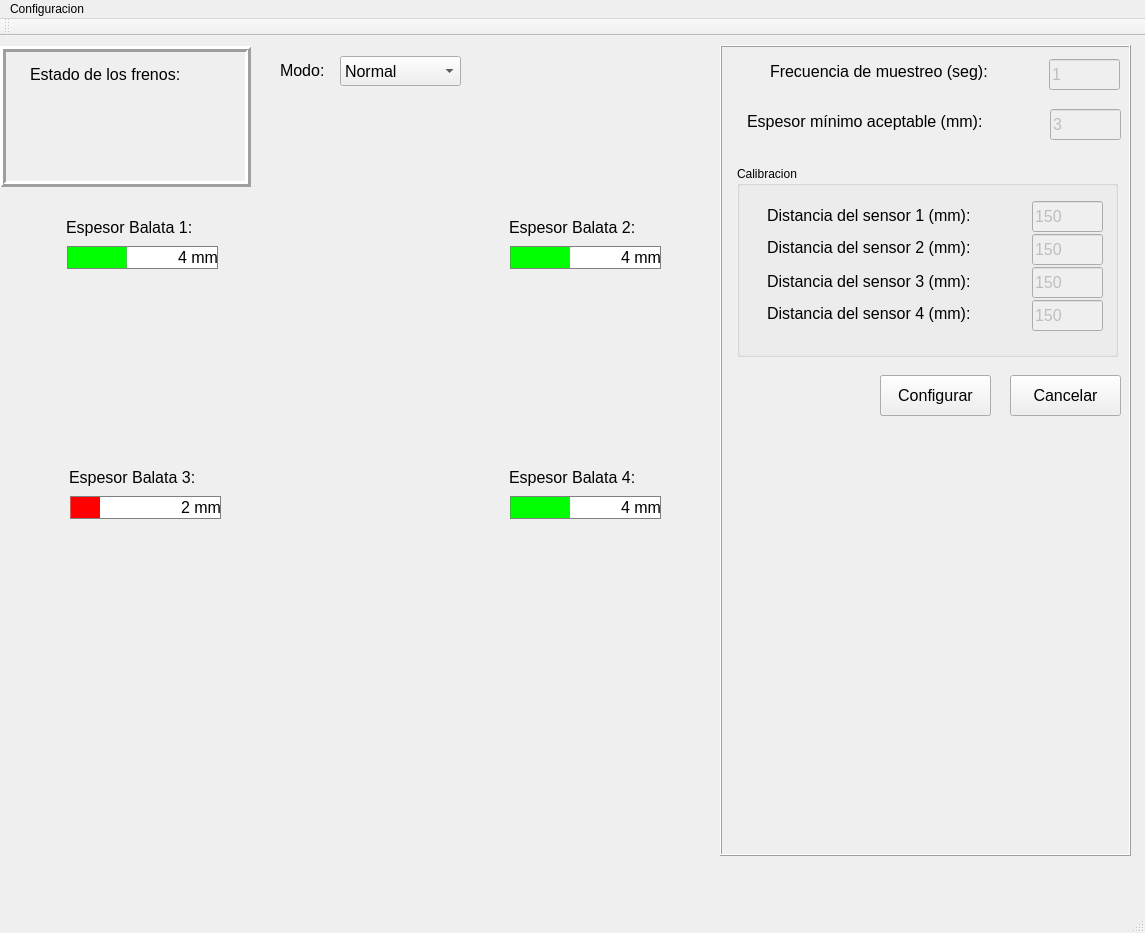
<?xml version="1.0" encoding="UTF-8"?>
<ui version="4.0">
 <class>MainWindow</class>
 <widget class="QMainWindow" name="MainWindow">
  <property name="geometry">
   <rect>
    <x>0</x>
    <y>0</y>
    <width>1145</width>
    <height>933</height>
   </rect>
  </property>
  <property name="windowTitle">
   <string>Monitoreo de frenos</string>
  </property>
  <property name="windowIcon">
   <iconset>
    <normaloff>../../Auto.png</normaloff>../../Auto.png</iconset>
  </property>
  <widget class="QWidget" name="centralWidget">
   <widget class="QLabel" name="img_Car">
    <property name="geometry">
     <rect>
      <x>230</x>
      <y>70</y>
      <width>261</width>
      <height>511</height>
     </rect>
    </property>
    <property name="text">
     <string/>
    </property>
    <property name="pixmap">
     <pixmap>../../Auto.png</pixmap>
    </property>
   </widget>
   <widget class="QLabel" name="lbl_Mode">
    <property name="geometry">
     <rect>
      <x>280</x>
      <y>22</y>
      <width>55</width>
      <height>24</height>
     </rect>
    </property>
    <property name="font">
     <font>
      <pointsize>12</pointsize>
     </font>
    </property>
    <property name="text">
     <string>Modo:</string>
    </property>
   </widget>
   <widget class="QLabel" name="lbl_BrakePad1">
    <property name="geometry">
     <rect>
      <x>66</x>
      <y>176</y>
      <width>161</width>
      <height>31</height>
     </rect>
    </property>
    <property name="font">
     <font>
      <pointsize>12</pointsize>
     </font>
    </property>
    <property name="toolTip">
     <string>&lt;html&gt;&lt;head/&gt;&lt;body&gt;&lt;p&gt;&lt;span style=&quot; font-size:10pt;&quot;&gt;Balata es la parte de los frenos que hace fricción para lograr el frenado del automovil&lt;/span&gt;&lt;/p&gt;&lt;/body&gt;&lt;/html&gt;</string>
    </property>
    <property name="text">
     <string>Espesor Balata 1:</string>
    </property>
   </widget>
   <widget class="QProgressBar" name="bar_BrakePad1">
    <property name="geometry">
     <rect>
      <x>67</x>
      <y>210</y>
      <width>151</width>
      <height>23</height>
     </rect>
    </property>
    <property name="font">
     <font>
      <pointsize>12</pointsize>
     </font>
    </property>
    <property name="styleSheet">
     <string notr="true">QProgressBar:horizontal {
border: 1px solid gray;
text-align: right;
margin-right: 21ex;
}
QProgressBar::chunk:horizontal {
background: #00FF00
}</string>
    </property>
    <property name="maximum">
     <number>10</number>
    </property>
    <property name="value">
     <number>4</number>
    </property>
    <property name="format">
     <string>%v mm</string>
    </property>
   </widget>
   <widget class="QLabel" name="lbl_BrakePad1_2">
    <property name="geometry">
     <rect>
      <x>509</x>
      <y>176</y>
      <width>161</width>
      <height>31</height>
     </rect>
    </property>
    <property name="font">
     <font>
      <pointsize>12</pointsize>
     </font>
    </property>
    <property name="toolTip">
     <string>&lt;html&gt;&lt;head/&gt;&lt;body&gt;&lt;p&gt;&lt;span style=&quot; font-size:10pt;&quot;&gt;Balata es la parte de los frenos que hace fricción para lograr el frenado del automovil&lt;/span&gt;&lt;/p&gt;&lt;/body&gt;&lt;/html&gt;</string>
    </property>
    <property name="text">
     <string>Espesor Balata 2:</string>
    </property>
   </widget>
   <widget class="QProgressBar" name="bar_BrakePad2">
    <property name="geometry">
     <rect>
      <x>510</x>
      <y>210</y>
      <width>151</width>
      <height>23</height>
     </rect>
    </property>
    <property name="font">
     <font>
      <pointsize>12</pointsize>
     </font>
    </property>
    <property name="styleSheet">
     <string notr="true">QProgressBar:horizontal {
border: 1px solid gray;
text-align: right;
margin-right: 21ex;
}
QProgressBar::chunk:horizontal {
background: #00FF00
}</string>
    </property>
    <property name="maximum">
     <number>10</number>
    </property>
    <property name="value">
     <number>4</number>
    </property>
    <property name="format">
     <string>%v mm</string>
    </property>
   </widget>
   <widget class="QLabel" name="lbl_BrakePad1_4">
    <property name="geometry">
     <rect>
      <x>69</x>
      <y>426</y>
      <width>161</width>
      <height>31</height>
     </rect>
    </property>
    <property name="font">
     <font>
      <pointsize>12</pointsize>
     </font>
    </property>
    <property name="toolTip">
     <string>&lt;html&gt;&lt;head/&gt;&lt;body&gt;&lt;p&gt;&lt;span style=&quot; font-size:10pt;&quot;&gt;Balata es la parte de los frenos que hace fricción para lograr el frenado del automovil&lt;/span&gt;&lt;/p&gt;&lt;/body&gt;&lt;/html&gt;</string>
    </property>
    <property name="text">
     <string>Espesor Balata 3:</string>
    </property>
   </widget>
   <widget class="QProgressBar" name="bar_BrakePad3">
    <property name="geometry">
     <rect>
      <x>70</x>
      <y>460</y>
      <width>151</width>
      <height>23</height>
     </rect>
    </property>
    <property name="font">
     <font>
      <pointsize>12</pointsize>
     </font>
    </property>
    <property name="styleSheet">
     <string notr="true">QProgressBar:horizontal {
border: 1px solid gray;
text-align: right;
margin-right: 21ex;
}
QProgressBar::chunk:horizontal {
background: #FF0000
}</string>
    </property>
    <property name="maximum">
     <number>10</number>
    </property>
    <property name="value">
     <number>2</number>
    </property>
    <property name="alignment">
     <set>Qt::AlignBottom|Qt::AlignLeading|Qt::AlignLeft</set>
    </property>
    <property name="textVisible">
     <bool>true</bool>
    </property>
    <property name="textDirection">
     <enum>QProgressBar::TopToBottom</enum>
    </property>
    <property name="format">
     <string>%v mm</string>
    </property>
   </widget>
   <widget class="QLabel" name="lbl_BrakePad1_3">
    <property name="geometry">
     <rect>
      <x>509</x>
      <y>426</y>
      <width>161</width>
      <height>31</height>
     </rect>
    </property>
    <property name="font">
     <font>
      <pointsize>12</pointsize>
     </font>
    </property>
    <property name="toolTip">
     <string>&lt;html&gt;&lt;head/&gt;&lt;body&gt;&lt;p&gt;&lt;span style=&quot; font-size:10pt;&quot;&gt;Balata es la parte de los frenos que hace fricción para lograr el frenado del automovil&lt;/span&gt;&lt;/p&gt;&lt;/body&gt;&lt;/html&gt;</string>
    </property>
    <property name="text">
     <string>Espesor Balata 4:</string>
    </property>
   </widget>
   <widget class="QProgressBar" name="bar_BrakePad4">
    <property name="geometry">
     <rect>
      <x>510</x>
      <y>460</y>
      <width>151</width>
      <height>23</height>
     </rect>
    </property>
    <property name="font">
     <font>
      <pointsize>12</pointsize>
     </font>
    </property>
    <property name="styleSheet">
     <string notr="true">QProgressBar:horizontal {
border: 1px solid gray;
text-align: right;
margin-right: 21ex;
}
QProgressBar::chunk:horizontal {
background: #00FF00
}</string>
    </property>
    <property name="maximum">
     <number>10</number>
    </property>
    <property name="value">
     <number>4</number>
    </property>
    <property name="format">
     <string>%v mm</string>
    </property>
   </widget>
   <widget class="QLabel" name="lbl_SampleRate">
    <property name="geometry">
     <rect>
      <x>770</x>
      <y>20</y>
      <width>281</width>
      <height>31</height>
     </rect>
    </property>
    <property name="font">
     <font>
      <pointsize>12</pointsize>
     </font>
    </property>
    <property name="text">
     <string>Frecuencia de muestreo (seg):</string>
    </property>
   </widget>
   <widget class="QLabel" name="lbl_MinThickness">
    <property name="geometry">
     <rect>
      <x>747</x>
      <y>70</y>
      <width>301</width>
      <height>31</height>
     </rect>
    </property>
    <property name="font">
     <font>
      <pointsize>12</pointsize>
     </font>
    </property>
    <property name="text">
     <string>Espesor mínimo aceptable (mm):</string>
    </property>
   </widget>
   <widget class="QLabel" name="lbl_Distance1">
    <property name="geometry">
     <rect>
      <x>767</x>
      <y>170</y>
      <width>259</width>
      <height>19</height>
     </rect>
    </property>
    <property name="font">
     <font>
      <pointsize>12</pointsize>
     </font>
    </property>
    <property name="text">
     <string>Distancia del sensor 1 (mm):</string>
    </property>
   </widget>
   <widget class="QLabel" name="lbl_Distance2">
    <property name="geometry">
     <rect>
      <x>767</x>
      <y>202</y>
      <width>259</width>
      <height>19</height>
     </rect>
    </property>
    <property name="font">
     <font>
      <pointsize>12</pointsize>
     </font>
    </property>
    <property name="text">
     <string>Distancia del sensor 2 (mm):</string>
    </property>
   </widget>
   <widget class="QLabel" name="lbl_Distance3">
    <property name="geometry">
     <rect>
      <x>767</x>
      <y>236</y>
      <width>259</width>
      <height>19</height>
     </rect>
    </property>
    <property name="font">
     <font>
      <pointsize>12</pointsize>
     </font>
    </property>
    <property name="text">
     <string>Distancia del sensor 3 (mm):</string>
    </property>
   </widget>
   <widget class="QLabel" name="lbl_Distance4">
    <property name="geometry">
     <rect>
      <x>767</x>
      <y>268</y>
      <width>259</width>
      <height>19</height>
     </rect>
    </property>
    <property name="font">
     <font>
      <pointsize>12</pointsize>
     </font>
    </property>
    <property name="text">
     <string>Distancia del sensor 4 (mm):</string>
    </property>
   </widget>
   <widget class="QGroupBox" name="groupBox">
    <property name="geometry">
     <rect>
      <x>737</x>
      <y>130</y>
      <width>381</width>
      <height>191</height>
     </rect>
    </property>
    <property name="title">
     <string>Calibracion</string>
    </property>
    <widget class="QLineEdit" name="tb_Distance1">
     <property name="enabled">
      <bool>false</bool>
     </property>
     <property name="geometry">
      <rect>
       <x>295</x>
       <y>35</y>
       <width>71</width>
       <height>31</height>
      </rect>
     </property>
     <property name="font">
      <font>
       <pointsize>12</pointsize>
      </font>
     </property>
     <property name="text">
      <string>150</string>
     </property>
    </widget>
    <widget class="QLineEdit" name="tb_Distance2">
     <property name="enabled">
      <bool>false</bool>
     </property>
     <property name="geometry">
      <rect>
       <x>295</x>
       <y>68</y>
       <width>71</width>
       <height>31</height>
      </rect>
     </property>
     <property name="font">
      <font>
       <pointsize>12</pointsize>
      </font>
     </property>
     <property name="text">
      <string>150</string>
     </property>
    </widget>
    <widget class="QLineEdit" name="tb_Distance3">
     <property name="enabled">
      <bool>false</bool>
     </property>
     <property name="geometry">
      <rect>
       <x>295</x>
       <y>101</y>
       <width>71</width>
       <height>31</height>
      </rect>
     </property>
     <property name="font">
      <font>
       <pointsize>12</pointsize>
      </font>
     </property>
     <property name="text">
      <string>150</string>
     </property>
    </widget>
    <widget class="QLineEdit" name="tb_Distance4">
     <property name="enabled">
      <bool>false</bool>
     </property>
     <property name="geometry">
      <rect>
       <x>295</x>
       <y>134</y>
       <width>71</width>
       <height>31</height>
      </rect>
     </property>
     <property name="font">
      <font>
       <pointsize>12</pointsize>
      </font>
     </property>
     <property name="text">
      <string>150</string>
     </property>
    </widget>
   </widget>
   <widget class="QFrame" name="Calibracion">
    <property name="geometry">
     <rect>
      <x>720</x>
      <y>9</y>
      <width>411</width>
      <height>811</height>
     </rect>
    </property>
    <property name="frameShape">
     <enum>QFrame::Box</enum>
    </property>
    <property name="frameShadow">
     <enum>QFrame::Raised</enum>
    </property>
    <widget class="QLineEdit" name="tb_SampleRate">
     <property name="enabled">
      <bool>false</bool>
     </property>
     <property name="geometry">
      <rect>
       <x>329</x>
       <y>14</y>
       <width>71</width>
       <height>31</height>
      </rect>
     </property>
     <property name="font">
      <font>
       <pointsize>12</pointsize>
      </font>
     </property>
     <property name="text">
      <string>1</string>
     </property>
    </widget>
    <widget class="QLineEdit" name="tb_MinThickness">
     <property name="enabled">
      <bool>false</bool>
     </property>
     <property name="geometry">
      <rect>
       <x>330</x>
       <y>64</y>
       <width>71</width>
       <height>31</height>
      </rect>
     </property>
     <property name="font">
      <font>
       <pointsize>12</pointsize>
      </font>
     </property>
     <property name="text">
      <string>3</string>
     </property>
    </widget>
    <widget class="QPushButton" name="btn_Config">
     <property name="geometry">
      <rect>
       <x>160</x>
       <y>330</y>
       <width>111</width>
       <height>41</height>
      </rect>
     </property>
     <property name="font">
      <font>
       <pointsize>12</pointsize>
      </font>
     </property>
     <property name="text">
      <string>Configurar</string>
     </property>
    </widget>
    <widget class="QPushButton" name="btn_SetConfig">
     <property name="enabled">
      <bool>true</bool>
     </property>
     <property name="geometry">
      <rect>
       <x>160</x>
       <y>330</y>
       <width>111</width>
       <height>41</height>
      </rect>
     </property>
     <property name="font">
      <font>
       <pointsize>12</pointsize>
      </font>
     </property>
     <property name="text">
      <string>Aceptar</string>
     </property>
    </widget>
    <widget class="QPushButton" name="btn_Cancelar">
     <property name="geometry">
      <rect>
       <x>290</x>
       <y>330</y>
       <width>111</width>
       <height>41</height>
      </rect>
     </property>
     <property name="font">
      <font>
       <pointsize>12</pointsize>
      </font>
     </property>
     <property name="text">
      <string>Cancelar</string>
     </property>
    </widget>
    <zorder>btn_SetConfig</zorder>
    <zorder>tb_SampleRate</zorder>
    <zorder>tb_MinThickness</zorder>
    <zorder>btn_Config</zorder>
    <zorder>btn_Cancelar</zorder>
   </widget>
   <widget class="QComboBox" name="cb_Mode">
    <property name="geometry">
     <rect>
      <x>340</x>
      <y>20</y>
      <width>121</width>
      <height>30</height>
     </rect>
    </property>
    <property name="font">
     <font>
      <pointsize>12</pointsize>
     </font>
    </property>
    <property name="currentIndex">
     <number>0</number>
    </property>
    <item>
     <property name="text">
      <string>Normal</string>
     </property>
    </item>
    <item>
     <property name="text">
      <string>Experto</string>
     </property>
    </item>
   </widget>
   <widget class="QLabel" name="lbl_BrakeSts">
    <property name="geometry">
     <rect>
      <x>30</x>
      <y>30</y>
      <width>191</width>
      <height>16</height>
     </rect>
    </property>
    <property name="font">
     <font>
      <pointsize>12</pointsize>
     </font>
    </property>
    <property name="text">
     <string>Estado de los frenos:</string>
    </property>
   </widget>
   <widget class="QFrame" name="frame1">
    <property name="geometry">
     <rect>
      <x>0</x>
      <y>10</y>
      <width>251</width>
      <height>141</height>
     </rect>
    </property>
    <property name="autoFillBackground">
     <bool>false</bool>
    </property>
    <property name="frameShape">
     <enum>QFrame::Box</enum>
    </property>
    <property name="frameShadow">
     <enum>QFrame::Raised</enum>
    </property>
    <property name="lineWidth">
     <number>3</number>
    </property>
    <property name="midLineWidth">
     <number>0</number>
    </property>
    <widget class="QLabel" name="lbl_GenStatus">
     <property name="geometry">
      <rect>
       <x>20</x>
       <y>40</y>
       <width>131</width>
       <height>51</height>
      </rect>
     </property>
     <property name="font">
      <font>
       <pointsize>23</pointsize>
      </font>
     </property>
     <property name="text">
      <string/>
     </property>
    </widget>
    <widget class="QLabel" name="lbl_MsgSts">
     <property name="geometry">
      <rect>
       <x>20</x>
       <y>100</y>
       <width>221</width>
       <height>31</height>
      </rect>
     </property>
     <property name="font">
      <font>
       <pointsize>12</pointsize>
      </font>
     </property>
     <property name="text">
      <string/>
     </property>
    </widget>
    <widget class="QLabel" name="img_Status">
     <property name="enabled">
      <bool>true</bool>
     </property>
     <property name="geometry">
      <rect>
       <x>180</x>
       <y>48</y>
       <width>41</width>
       <height>41</height>
      </rect>
     </property>
     <property name="text">
      <string/>
     </property>
     <property name="pixmap">
      <pixmap>:/new/bad/fail.png</pixmap>
     </property>
     <property name="scaledContents">
      <bool>true</bool>
     </property>
    </widget>
   </widget>
   <widget class="QCustomPlot" name="gra_Brakes" native="true">
    <property name="geometry">
     <rect>
      <x>75</x>
      <y>590</y>
      <width>571</width>
      <height>271</height>
     </rect>
    </property>
   </widget>
   <zorder>frame1</zorder>
   <zorder>cb_Mode</zorder>
   <zorder>Calibracion</zorder>
   <zorder>groupBox</zorder>
   <zorder>img_Car</zorder>
   <zorder>lbl_Mode</zorder>
   <zorder>lbl_BrakePad1</zorder>
   <zorder>bar_BrakePad1</zorder>
   <zorder>lbl_BrakePad1_2</zorder>
   <zorder>bar_BrakePad2</zorder>
   <zorder>lbl_BrakePad1_4</zorder>
   <zorder>bar_BrakePad3</zorder>
   <zorder>lbl_BrakePad1_3</zorder>
   <zorder>bar_BrakePad4</zorder>
   <zorder>lbl_SampleRate</zorder>
   <zorder>lbl_MinThickness</zorder>
   <zorder>lbl_Distance1</zorder>
   <zorder>lbl_Distance2</zorder>
   <zorder>lbl_Distance3</zorder>
   <zorder>lbl_Distance4</zorder>
   <zorder>lbl_BrakeSts</zorder>
   <zorder>gra_Brakes</zorder>
  </widget>
  <widget class="QMenuBar" name="menuBar">
   <property name="geometry">
    <rect>
     <x>0</x>
     <y>0</y>
     <width>1145</width>
     <height>26</height>
    </rect>
   </property>
   <widget class="QMenu" name="menuConfiguracion">
    <property name="title">
     <string>Configuracion</string>
    </property>
    <addaction name="actionPuertoSerial"/>
   </widget>
   <addaction name="menuConfiguracion"/>
  </widget>
  <widget class="QToolBar" name="mainToolBar">
   <attribute name="toolBarArea">
    <enum>TopToolBarArea</enum>
   </attribute>
   <attribute name="toolBarBreak">
    <bool>false</bool>
   </attribute>
  </widget>
  <widget class="QStatusBar" name="statusBar"/>
  <action name="actionPuertoSerial">
   <property name="text">
    <string>PuertoSerial</string>
   </property>
  </action>
 </widget>
 <layoutdefault spacing="6" margin="11"/>
 <customwidgets>
  <customwidget>
   <class>QCustomPlot</class>
   <extends>QWidget</extends>
   <header location="global">qcustomplot.h</header>
   <container>1</container>
  </customwidget>
 </customwidgets>
 <tabstops>
  <tabstop>cb_Mode</tabstop>
  <tabstop>tb_SampleRate</tabstop>
  <tabstop>tb_MinThickness</tabstop>
  <tabstop>tb_Distance1</tabstop>
  <tabstop>tb_Distance2</tabstop>
  <tabstop>tb_Distance3</tabstop>
  <tabstop>tb_Distance4</tabstop>
  <tabstop>btn_SetConfig</tabstop>
  <tabstop>btn_Config</tabstop>
 </tabstops>
 <resources/>
 <connections/>
</ui>
